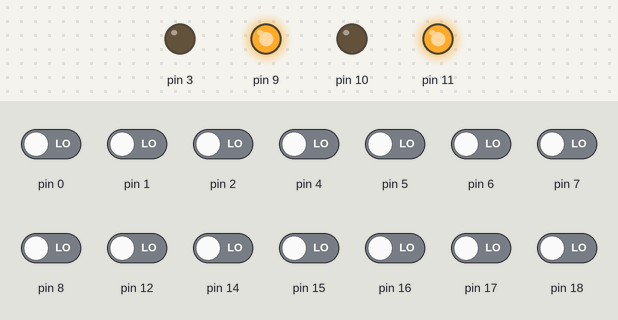
The sketch below on a simulated Arduino Uno, built with avr-gcc and run on an emulated ATmega328P. Shown: output pins drawn as LEDs (lit = HIGH). Inputs (shaded band) come from the test bench; at power-on: pin 0–2, pin 4–8, pin 12, pin 14–18 LOW.

Above: at 1.2 s.
1.3 s: pin 18 driven HIGH
At 2.1 s:
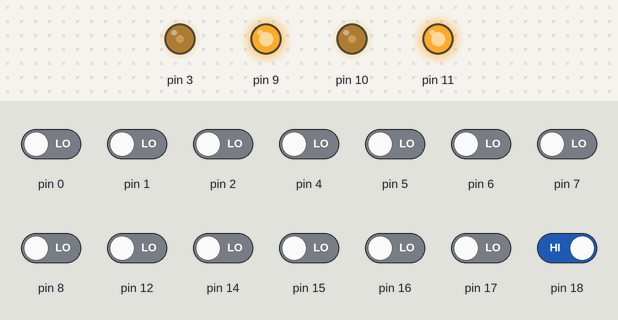
2.8 s: pin 2 driven HIGH
At 3.2 s:
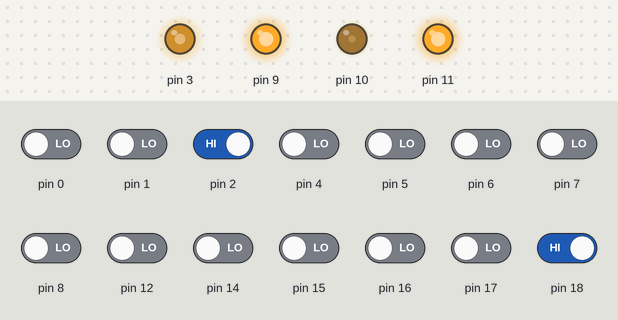
4.3 s: pin 8 driven HIGH
At 5.5 s:
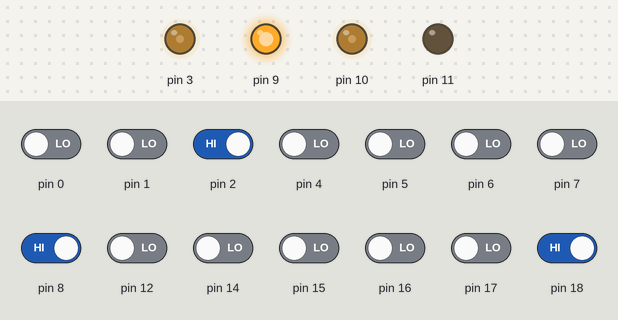
5.8 s: pin 7 driven HIGH
At 6.7 s:
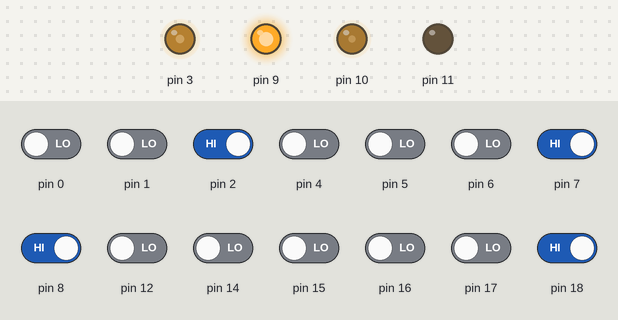
7.3 s: pin 12 driven HIGH
At 7.8 s:
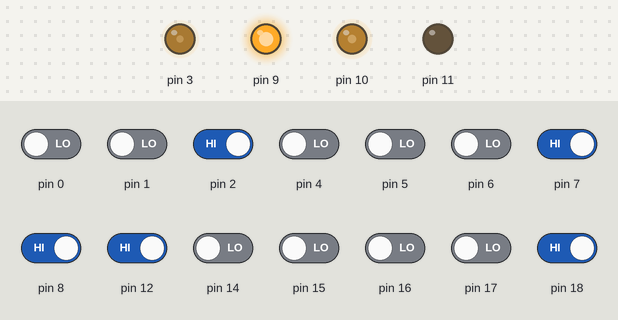
Timing chart, 0 to 9.8 s (numbered marks = the images above; inputs shaded):
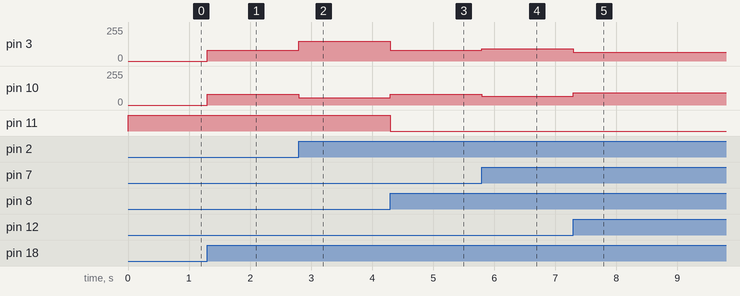

The sketch:

control_5.ino
```cpp
#include "line.h"
FollowerLine Follower;
//kp 13.5
void setup() {
  //SetSpeeds(median speed,maximum speed);
  Follower.SetSpeeds(80,150);
  //SetConstantsController(KP,KI,KD)
  Follower.SetConstantsController(13.5,0,15);
  //SetColorLine(0);//Line black 0 or Line white 1
  Follower.SetColorLine(1);
  // put your setup code here, to run once:
  Follower.InitFollower();
}
void loop() {
  Follower.StateMachine();
}
ISR(TIMER0_COMPA_vect){
  if(Follower.control_switch){
    Follower.ReadSensors();
    Follower.ControllerPID();
  }
}
```

line.cpp
```cpp
#include "line.h"
FollowerLine::FollowerLine(){
               error=0;
               line=0;
               for(int i=0;i<11;i++){
                   b[i]=0;
               }
               out_state=CENTER;
               state=STOP;
               u=0;
               Kp=13.5;
               Ki=0;
               Kd=15;
               speed_1=0;
               speed_2=0;
               for(int i=0;i<3;i++){
                   x[i]=0;
               }
               flag=0;
               MAX_SPEED=150;
               MED_SPEED=80;
               color_line=1;
               control_switch=0;
  }

void FollowerLine::InitFollower(){
    DDRD &= ~((1 << 7) | (1 << 6) | (1 << 5) | (1 << 4)| (1 << 2));
    DDRC &= ~((1 <<3) | (1 <<2) | (1 <<1) | (1 <<0));
    DDRB &= ~((1 <<4) | (1 <<0));
    DDRD |= (1 << 3);//PWM1
    DDRB |= (1 << 1); //Direccion PWM1
    DDRB |= (1 << 2);//PWM2
    DDRB |= (1 << 3);  //Direccion PWM2
    cli();
    // ***********   PWM 1 Timer2 Correct phase   490 hz**************
    TCCR2A |= 0b00100001;//PWM by pin OC1B no inverted 8 bits correct phase
    TCCR2B |= 0b00000100;//Resolution of 8 bits and prescaler of 64
    OCR2B=0;//PWM dutly cycle
    PORTB |= (1 << PB1);//direccion PWM1
    // ***********   PWM 2 Timer1 Correct phase   490 hz**************
    TCCR1A |= 0b00100001;//PWM by pin OC1B no inverted 8 bits correct phase
    TCCR1B |= 0b00000011;//Resolution of 8 bits and prescaler of 64
    OCR1B=0;//PWM dutly cycle
    PORTB |= (1 << PB3);//Direccion PWM2
        //************** Timer Interrupt 2Khz***********************************
    TCCR0A = 0;// set entire TCCR0A register to 0
    TCCR0B = 0;// same for TCCR0B
    TCNT0  = 0;//initialize counter value to 0
    // set compare match register for 1khz increments
    //OCR0A = 249;// = [(16*10^6) / (1000*prescaler)] - 1 (must be <256)
    // set compare match register for 0.5khz increments
    OCR0A = 124;// = [(16*10^6) / (1000*prescaler)] - 1 (must be <256)//245
    TCCR0A |= (1 << WGM01);// turn on CTC mode
    TCCR0B |= (1 << CS01) | (1 << CS00);   // Set CS01 and CS00 bits for 64 prescaler
    //TCCR0B |= (1 << CS02);//Precaler 256
    TIMSK0 |= (1 << OCIE0A);
    sei();
  }

void FollowerLine::ReadSensors(){
        if(color_line){
           b[0] = (PINB & (1 << PB0));
           b[1] = (PIND & (1 << PD7));
           b[2] = (PINB & (1 << PB4));
           b[3] = (PIND & (1 << PD6));
           b[4] = (PINC & (1 << PC0));
           b[5] = (PIND & (1 << PD5));
           b[6] = (PINC & (1 << PC1));
           b[7] = (PIND & (1 << PD4));
           b[8] = (PINC & (1 << PC2));
           b[9] = (PIND & (1 << PD2));
           b[10]=(PINC & (1 << PC3));
          }
          else{
           b[0] = !(PINB & (1 << PB0));
           b[1] = !(PIND & (1 << PD7));
           b[2] = !(PINB & (1 << PB4));
           b[3] = !(PIND & (1 << PD6));
           b[4] = !(PINC & (1 << PC0));
           b[5] = !(PIND & (1 << PD5));
           b[6] = !(PINC & (1 << PC1));
           b[7] = !(PIND & (1 << PD4));
           b[8] = !(PINC & (1 << PC2));
           b[9] = !(PIND & (1 << PD2));
           b[10] = !(PINC & (1 << PC3));
            }

    if (b[0]||b[1]||b[2]||b[3]||b[4]||b[5]||b[6]||b[7]||b[8]||b[9]||b[10]) {
        error = (b[1])         ? (0-2) : error;
        error = (b[3])         ? (0-4) : error;
        error = (b[5])         ? (0-6) : error;
        error = (b[7])         ? (0-8) : error;
        error = (b[9])         ? (0-10) : error;
        error = (b[1] && b[3])   ? (0-3) : error;
        error = (b[3] && b[5])   ? (0-5) : error;
        error = (b[5] && b[7])   ? (0-7) : error;
        error = (b[7] && b[9])   ? (0-9) : error;
        /*Positive right sensor*/
        error = (b[2])         ? 2 : error;
        error = (b[4])         ? 4 : error;
        error = (b[6])         ? 6 : error;
        error = (b[8])         ? 8 : error;
        error = (b[10])        ? 10 : error;
        error = (b[2] && b[4])   ? 3 : error;
        error = (b[4] && b[6])   ? 5 : error;
        error = (b[6] && b[8])   ? 7 : error;
        error = (b[8] && b[10])  ? 9 : error;
        /*Neutral middle sensor*/
        error = (b[0])         ? 0 : error;
        error = (b[0] && b[1])   ? (0-1) : error;
        error = (b[0] && b[2])   ? 1 : error;
        out_state = ((error <= 4)&&(error >=(0-4)))  ? CENTER : out_state;
        out_state = ((error >= 5)&&(error <=10))        ? LEFT : out_state;
        out_state = ((error <=(0-5))&&(error >=(0-10))) ? RIGHT: out_state;
        line=1;
    }
    else{
        line=0;
      }
}
void FollowerLine::Motor_R (signed int speed)
{
   if(!speed) {
     OCR2B=0; // M1 Duty 0%
   }
   else {
      speed = (speed >= MAX_SPEED) ? MAX_SPEED : speed;
      if (speed >=1){
      OCR2B=speed;
      PORTB |= (1 << PB1);
      }
      else {
      speed *= (0-1);
      speed = (speed >= MAX_SPEED) ? MAX_SPEED : speed;
      OCR2B=speed;
      PORTB&=~(1<<PB1);//Cambio de giro
      }
   }
   return;
}

///Function to set speed of left motor///
void FollowerLine::Motor_L (signed int speed)
{
   if(!speed) {
   OCR1B=0;
   }
   else {
      speed = (speed >= MAX_SPEED) ? MAX_SPEED : speed;
      if (speed >=1){
      OCR1B=speed;
      PORTB&=~(1<<PB3);
      }
      else {
      speed *= (0-1);
      speed = (speed >= MAX_SPEED) ? MAX_SPEED : speed;
      OCR1B=speed;
      PORTB|=(1<<PB3);
      }
   }
   return;
}
void FollowerLine::ControllerPID(){
    if(line) {
     //PID Control
    x[0]=error;
    x[2]=x[0]+x[2];
    u=Kp*x[0]+Ki*(x[2])+Kd*(x[0]-x[1]);
    speed_1=MED_SPEED+u;
    speed_2=MED_SPEED-u;
    Motor_R(speed_2);
    Motor_L(speed_1);
    x[1]=x[0];
  }
   else{
      switch (out_state){
      case CENTER:
           speed_1 = MED_SPEED;
           speed_2 = MED_SPEED;
           break;
      case LEFT:
           speed_1 = MAX_SPEED;
           speed_2 = (0-MAX_SPEED);
           break;
      case RIGHT:
           speed_1 = (0-MAX_SPEED);
           speed_2 = MAX_SPEED;
           break;
    }
    }
  }
void FollowerLine::StateMachine(){
   switch(state){
    case STOP:
            OCR1B=0;
            OCR2B=0;
            if(flag==0&&(PINC & (1 << PC4))){
                state=STARTING;
                flag++;
            }
            break;
    case STARTING:
            OCR1B=MED_SPEED;
            OCR2B=MED_SPEED;
            state=RUN;
            break;
    case RUN:
            control_switch=1;
            break;
     }
  }
void FollowerLine::SetConstantsController(float KP,float KI,float KD){
    Kp=KP;
    Ki=KI;
    Kd=KD;
  }
void FollowerLine::SetSpeeds(int med_speed,int max_speed){
    MED_SPEED=med_speed;
    MAX_SPEED=max_speed;
  }
void FollowerLine::SetColorLine(bool ColorLine){
    color_line=ColorLine;
  }
```

line.h
```cpp
#ifndef LINE_H
#define LINE_H
#include <avr/io.h>
#include <avr/interrupt.h>
#include <stdint.h>
#include <stdbool.h>

class FollowerLine
{
  public:
        FollowerLine();
        void InitFollower();
        void ReadSensors();
        void StateMachine();
        void Motor_R (signed int speed);
        void Motor_L (signed int speed);
        void ControllerPID();
        void SetColorLine(bool ColorLine);
        void SetConstantsController(float KP,float KI,float KD);
        void SetSpeeds(int med_speed,int max_speed);
        bool control_switch;

  private:
        signed int error;
        bool line;
        bool b[11];
        bool color_line;
        enum {CENTER,RIGHT,LEFT}out_state;
        enum {STOP,STARTING,RUN} state;
        signed int u;
        float Kp;
        float Ki;
        float Kd;
        signed int speed_1;
        signed int speed_2;
        float x[3];
        int flag;
        int MAX_SPEED;
        int MED_SPEED;
  };
#endif
```

Measured:
- after the input at 1.3 s, pin 3, pin 10: 0/255 → 80/255 at once
- after the input at 2.8 s, pin 3: 80/255 → 150/255 at once; pin 10: 80/255 → 55/255 at once
- after the input at 4.3 s, pin 3: 150/255 → 80/255 at once; pin 10: 55/255 → 80/255 at once; pin 11: HIGH → LOW at once
- after the input at 5.8 s, pin 3: 80/255 → 93/255 at once; pin 10: 80/255 → 67/255 at once
- after the input at 7.3 s, pin 3: 93/255 → 67/255 at once; pin 10: 67/255 → 93/255 at once
